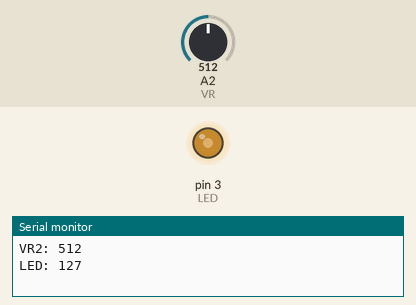
This sketch was run on a simulated Arduino Uno, built with avr-gcc and run on an emulated ATmega328P. Parts: output pins drawn as LEDs (lit = HIGH), the last lines printed to the serial monitor. The test bench sets the inputs (shaded band); at power-on: A2 (VR) = 512.

Above: at 1.2 s.
1.3 s: A2 (VR) set to 716
At 2.4 s:
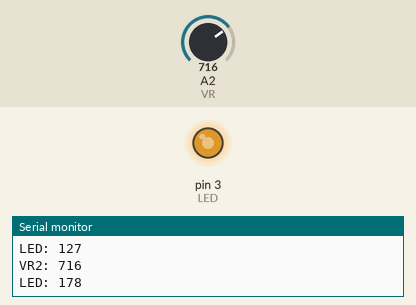
2.8 s: A2 (VR) set to 900
At 3.7 s:
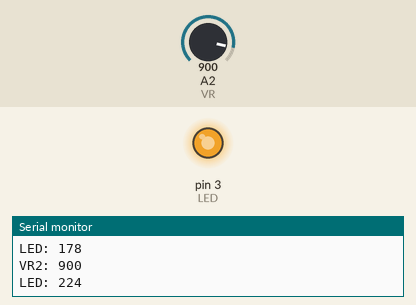
4.3 s: A2 (VR) set to 122
At 5.0 s:
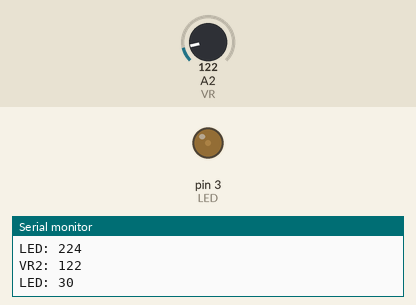
5.8 s: A2 (VR) set to 0
At 6.2 s:
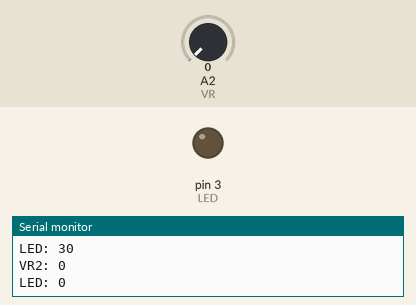
7.3 s: A2 (VR) set to 511
At 8.7 s:
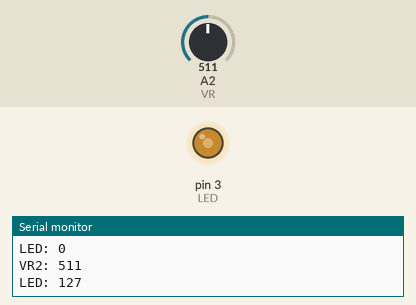
Timing chart, 0 to 9.8 s (numbered marks = the images above; inputs shaded):
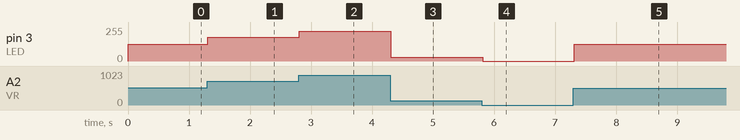

The sketch:

CH7_2.ino
```cpp
// ===== ch7_2.ino =====
const int VR=A2, LED=3; //宣告A2腳連接VR信號、3腳連接LED信號
int tmp=0;              //宣告暫存變數
//==================================
void setup() {
  pinMode(LED, OUTPUT);   //將LED腳規畫為輸出埠
  digitalWrite(LED, 0);   //LED初值設定為0
  Serial.begin(9600);      //啟用串列埠，而其傳輸率設定為9600bps
}
//==================================
void loop() {
  int i=analogRead(VR);       //讀取VR2上的電壓
  int j=map(i, 0, 1023, 0, 255);    //轉換範圍
  if (j!=tmp){                //若有變動
    tmp=j;                    //儲存
    analogWrite(LED,j);       //輸出到LED
    Serial.print("VR2: ");     //在序列埠監控視窗裡展示VR2:
    Serial.println(i);         //展示輸入電壓，並換行
    Serial.print("LED: ");     //在序列埠監控視窗裡展示LED:
    Serial.println(j);         //展示輸出電壓，並換行
    Serial.println();          //空行，並換行
    }
  delay(100);                 //暫停0.1秒
}
```

Measured:
- after the input at 1.3 s, pin 3 (LED): 127/255 → 178/255 at once
- after the input at 2.8 s, pin 3 (LED): 178/255 → 224/255 at once
- after the input at 4.3 s, pin 3 (LED): 224/255 → 30/255 at once
- after the input at 5.8 s, pin 3 (LED): 30/255 → 0/255 at once
- after the input at 7.3 s, pin 3 (LED): 0/255 → 127/255 at once
